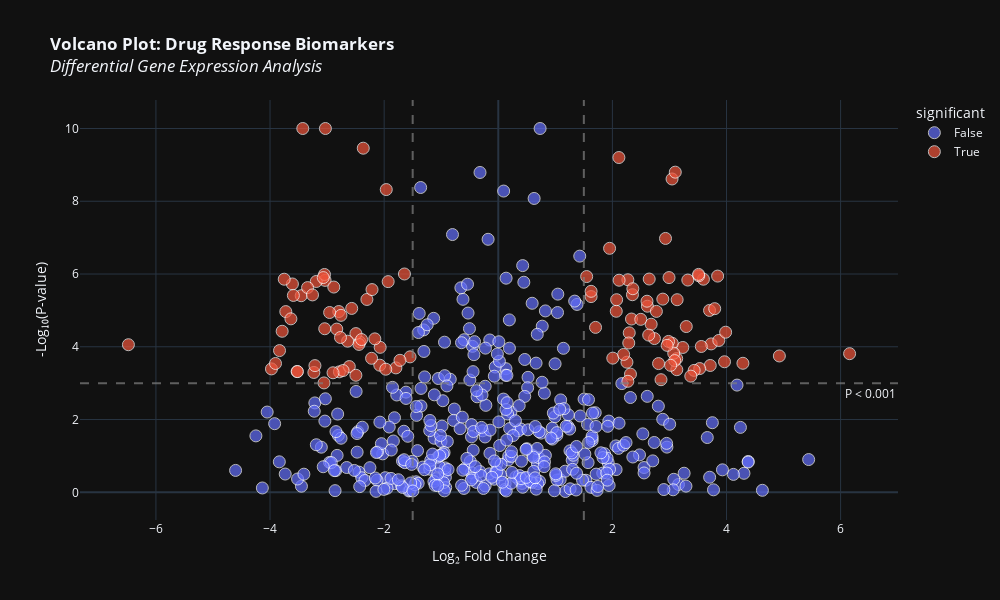

The notebook cell this image was saved under:
### Code cell
fig = px.scatter(data, x='log2_fold_change', y='-log10_p',
                 color='significant', hover_name='gene_id',
                 hover_data=['pathway', 'expression_level'],
                 color_discrete_map={True: '#EF553B', False: '#636EFA'},
                 title='<b>Volcano Plot: Drug Response Biomarkers</b><br><i>Differential Gene Expression Analysis</i>',
                 labels={'log2_fold_change': 'Log₂ Fold Change', '-log10_p': '-Log₁₀(P-value)'},
                 template='plotly_dark')

# Add significance thresholds
fig.add_hline(y=-np.log10(0.001), line_dash="dash", line_color="gray", opacity=0.7,
              annotation_text="P < 0.001", annotation_position="bottom right")
fig.add_vline(x=1.5, line_dash="dash", line_color="gray", opacity=0.7)
fig.add_vline(x=-1.5, line_dash="dash", line_color="gray", opacity=0.7)

fig.update_traces(marker=dict(size=12, opacity=0.7, line=dict(width=1, color='white')))
fig.update_layout(width=1000, height=600, hoverlabel=dict(font_size=14))

fig.show()

### Figure 1 — Plotly figure (JSON) as saved in the notebook; plotly's stock layout.template omitted (floating-point values rounded to 4 significant figures; data arrays with more than 128 entries replaced by an {"elided": "..."} marker saying what was removed)
{"data": [{"customdata": {"elided": "379x2 mixed values"}, "hovertemplate": "<b>%{hovertext}</b><br><br>significant=False<br>Log₂ Fold Change=%{x}<br>-Log₁₀(P-value)=%{y}<br>pathway=%{customdata[0]}<br>expression_level=%{customdata[1]}<extra></extra>", "hovertext": {"elided": "379 str values"}, "legendgroup": "False", "marker": {"color": "#636EFA", "line": {"color": "white", "width": 1}, "opacity": 0.7, "size": 12, "symbol": "circle"}, "mode": "markers", "name": "False", "orientation": "v", "showlegend": true, "type": "scatter", "x": {"elided": "379 float values"}, "xaxis": "x", "y": {"elided": "379 float values"}, "yaxis": "y"}, {"customdata": {"elided": "121x2 mixed values"}, "hovertemplate": "<b>%{hovertext}</b><br><br>significant=True<br>Log₂ Fold Change=%{x}<br>-Log₁₀(P-value)=%{y}<br>pathway=%{customdata[0]}<br>expression_level=%{customdata[1]}<extra></extra>", "hovertext": ["GENE_4", "GENE_14", "GENE_21", "GENE_27", "GENE_31", "GENE_42", "GENE_48", "GENE_50", "GENE_51", "GENE_60", "GENE_63", "GENE_66", "GENE_68", "GENE_71", "GENE_74", "GENE_75", "GENE_80", "GENE_88", "GENE_101", "GENE_103", "GENE_104", "GENE_114", "GENE_119", "GENE_136", "GENE_139", "GENE_141", "GENE_142", "GENE_148", "GENE_156", "GENE_157", "GENE_163", "GENE_164", "GENE_168", "GENE_172", "GENE_176", "GENE_177", "GENE_178", "GENE_182", "GENE_187", "GENE_190", "GENE_195", "GENE_197", "GENE_200", "GENE_202", "GENE_207", "GENE_210", "GENE_212", "GENE_226", "GENE_230", "GENE_232", "GENE_235", "GENE_236", "GENE_240", "GENE_241", "GENE_245", "GENE_249", "GENE_259", "GENE_260", "GENE_262", "GENE_263", "GENE_266", "GENE_267", "GENE_273", "GENE_275", "GENE_280", "GENE_282", "GENE_283", "GENE_285", "GENE_286", "GENE_295", "GENE_299", "GENE_301", "GENE_303", "GENE_304", "GENE_314", "GENE_321", "GENE_325", "GENE_329", "GENE_332", "GENE_341", "GENE_347", "GENE_355", "GENE_357", "GENE_358", "GENE_370", "GENE_390", "GENE_391", "GENE_393", "GENE_395", "GENE_397", "GENE_406", "GENE_410", "GENE_411", "GENE_417", "GENE_422", "GENE_426", "GENE_427", "GENE_431", "GENE_432", "GENE_438", "GENE_445", "GENE_450", "GENE_451", "GENE_453", "GENE_457", "GENE_458", "GENE_460", "GENE_468", "GENE_476", "GENE_478", "GENE_479", "GENE_481", "GENE_483", "GENE_485", "GENE_488", "GENE_489", "GENE_490", "GENE_492", "GENE_494", "GENE_495", "GENE_500"], "legendgroup": "True", "marker": {"color": "#EF553B", "line": {"color": "white", "width": 1}, "opacity": 0.7, "size": 12, "symbol": "circle"}, "mode": "markers", "name": "True", "orientation": "v", "showlegend": true, "type": "scatter", "x": [3.046, -2.426, 2.931, -2.302, -2.785, 3.703, 2.114, -3.526, 2.255, 1.951, -2.213, -3.788, 2.007, 2.993, 3.129, 2.852, -3.975, -2.611, -2.831, -3.834, -3.035, 4.926, -3.608, 3.715, 1.627, 3.845, 2.614, 2.607, 2.68, 3.732, 2.317, -3.19, 3.794, -2.883, 3.866, -2.795, -2.956, 3.234, 2.809, -3.03, 3.985, 2.198, -2.441, 2.645, 2.295, -2.568, 2.271, 3.558, -3.046, 2.068, 4.288, 3.965, 1.705, -3.232, 2.118, 3.531, 3.322, 1.549, -2.757, -6.483, -2.496, 2.271, 3.127, -1.963, -3.454, -3.342, -2.495, 3.05, -3.904, 3.075, 3.434, -2.72, 3.595, -3.256, 1.627, -2.077, 3.093, -3.724, -1.795, -1.644, -2.896, 3.135, 2.352, 3.021, -1.546, 3.514, -2.22, -2.64, 2.359, -3.426, -3.634, 2.335, -3.068, 3.102, 3.511, 2.737, -1.93, -2.367, 2.771, 2.497, 3.295, 2.075, -3.52, -1.971, -3.054, -3.752, -2.396, -3.041, -2.07, 2.287, 6.158, -3.591, -3.213, 2.984, -2.163, 3.374, 2.884, 2.96, -1.723, 2.637, -2.766], "xaxis": "x", "y": [8.612, 4.13, 6.978, 5.301, 3.312, 5.0, 9.202, 3.32, 3.576, 6.706, 5.572, 4.426, 3.688, 5.902, 3.37, 3.095, 3.392, 3.455, 4.487, 3.896, 5.825, 3.747, 5.727, 3.486, 5.38, 5.943, 5.115, 5.252, 4.62, 4.079, 3.248, 5.795, 5.048, 5.642, 4.174, 4.969, 4.942, 3.981, 3.538, 10.0, 4.4, 3.79, 4.065, 5.862, 4.383, 5.055, 5.842, 4.009, 5.988, 4.976, 3.547, 3.588, 4.533, 3.295, 5.83, 3.401, 5.834, 5.931, 4.864, 4.057, 3.217, 3.051, 3.677, 8.321, 5.404, 5.626, 4.362, 4.097, 3.541, 3.823, 3.351, 3.347, 5.858, 5.426, 5.524, 3.494, 3.621, 4.967, 3.42, 6.001, 3.286, 5.294, 5.431, 3.49, 3.723, 5.952, 3.683, 4.154, 5.596, 10.0, 4.768, 4.763, 5.902, 8.8, 5.99, 4.226, 5.791, 9.459, 4.973, 4.755, 4.556, 5.294, 3.318, 3.384, 3.006, 5.857, 4.199, 4.496, 3.985, 4.104, 3.81, 5.412, 3.482, 4.147, 4.218, 3.193, 5.311, 4.039, 3.628, 4.321, 4.255], "yaxis": "y"}], "layout": {"annotations": [{"showarrow": false, "text": "P < 0.001", "x": 1, "xanchor": "right", "xref": "x domain", "y": 3, "yanchor": "top", "yref": "y"}], "height": 600, "hoverlabel": {"font": {"size": 14}}, "legend": {"title": {"text": "significant"}, "tracegroupgap": 0}, "shapes": [{"line": {"color": "gray", "dash": "dash"}, "opacity": 0.7, "type": "line", "x0": 0, "x1": 1, "xref": "x domain", "y0": 3, "y1": 3, "yref": "y"}, {"line": {"color": "gray", "dash": "dash"}, "opacity": 0.7, "type": "line", "x0": 1.5, "x1": 1.5, "xref": "x", "y0": 0, "y1": 1, "yref": "y domain"}, {"line": {"color": "gray", "dash": "dash"}, "opacity": 0.7, "type": "line", "x0": -1.5, "x1": -1.5, "xref": "x", "y0": 0, "y1": 1, "yref": "y domain"}], "title": {"text": "<b>Volcano Plot: Drug Response Biomarkers</b><br><i>Differential Gene Expression Analysis</i>"}, "width": 1000, "xaxis": {"anchor": "y", "domain": [0, 1], "title": {"text": "Log₂ Fold Change"}}, "yaxis": {"anchor": "x", "domain": [0, 1], "title": {"text": "-Log₁₀(P-value)"}}}}
